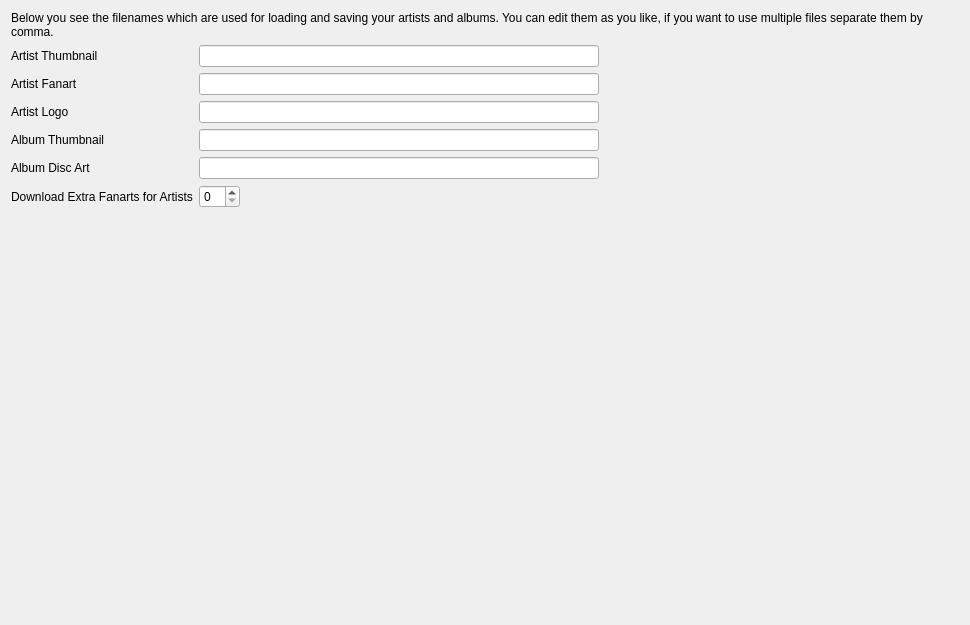
<?xml version="1.0" encoding="UTF-8"?>
<ui version="4.0">
 <class>MusicSettingsWidget</class>
 <widget class="QWidget" name="MusicSettingsWidget">
  <property name="geometry">
   <rect>
    <x>0</x>
    <y>0</y>
    <width>970</width>
    <height>625</height>
   </rect>
  </property>
  <layout class="QVBoxLayout" name="verticalLayout_17" stretch="0,1,0">
   <item>
    <widget class="QLabel" name="lblMusicIntro">
     <property name="text">
      <string>Below you see the filenames which are used for loading and saving your artists and albums. You can edit them as you like, if you want to use multiple files separate them by comma.</string>
     </property>
     <property name="wordWrap">
      <bool>true</bool>
     </property>
    </widget>
   </item>
   <item>
    <layout class="QFormLayout" name="formLayout_9">
     <property name="fieldGrowthPolicy">
      <enum>QFormLayout::ExpandingFieldsGrow</enum>
     </property>
     <item row="0" column="0">
      <widget class="QLabel" name="lblArtistThumbnail">
       <property name="text">
        <string>Artist Thumbnail</string>
       </property>
      </widget>
     </item>
     <item row="0" column="1">
      <widget class="QLineEdit" name="artistThumb">
       <property name="maximumSize">
        <size>
         <width>400</width>
         <height>16777215</height>
        </size>
       </property>
      </widget>
     </item>
     <item row="1" column="0">
      <widget class="QLabel" name="lblArtistFanart">
       <property name="text">
        <string>Artist Fanart</string>
       </property>
      </widget>
     </item>
     <item row="1" column="1">
      <widget class="QLineEdit" name="artistFanart">
       <property name="maximumSize">
        <size>
         <width>400</width>
         <height>16777215</height>
        </size>
       </property>
      </widget>
     </item>
     <item row="2" column="0">
      <widget class="QLabel" name="lblArtistLogo">
       <property name="text">
        <string>Artist Logo</string>
       </property>
      </widget>
     </item>
     <item row="2" column="1">
      <widget class="QLineEdit" name="artistLogo">
       <property name="maximumSize">
        <size>
         <width>400</width>
         <height>16777215</height>
        </size>
       </property>
      </widget>
     </item>
     <item row="3" column="0">
      <widget class="QLabel" name="lblArtistThumbnail_2">
       <property name="text">
        <string>Album Thumbnail</string>
       </property>
      </widget>
     </item>
     <item row="3" column="1">
      <widget class="QLineEdit" name="albumThumb">
       <property name="maximumSize">
        <size>
         <width>400</width>
         <height>16777215</height>
        </size>
       </property>
      </widget>
     </item>
     <item row="4" column="0">
      <widget class="QLabel" name="lblAlbumDiscArt">
       <property name="text">
        <string>Album Disc Art</string>
       </property>
      </widget>
     </item>
     <item row="4" column="1">
      <widget class="QLineEdit" name="albumDiscArt">
       <property name="maximumSize">
        <size>
         <width>400</width>
         <height>16777215</height>
        </size>
       </property>
      </widget>
     </item>
     <item row="5" column="0">
      <widget class="QLabel" name="lblDownlaodExtraFanart">
       <property name="text">
        <string>Download Extra Fanarts for Artists</string>
       </property>
      </widget>
     </item>
     <item row="5" column="1">
      <widget class="QSpinBox" name="artistExtraFanarts">
       <property name="maximum">
        <number>20</number>
       </property>
      </widget>
     </item>
    </layout>
   </item>
   <item>
    <spacer name="verticalSpacer">
     <property name="orientation">
      <enum>Qt::Vertical</enum>
     </property>
     <property name="sizeHint" stdset="0">
      <size>
       <width>20</width>
       <height>40</height>
      </size>
     </property>
    </spacer>
   </item>
  </layout>
 </widget>
 <resources/>
 <connections/>
</ui>
